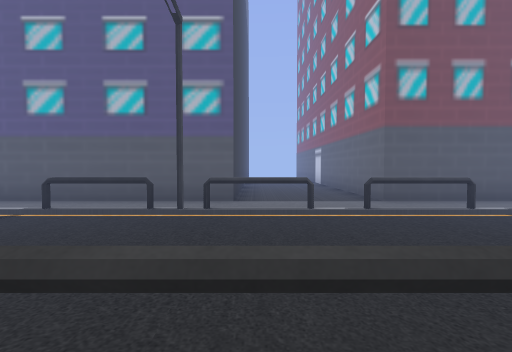
[1] (above)

23 first-person views from a walk through a Unity game level. The camera is 1.4 m above the floor, tilts 2° down and sees 85° across. The floor is counted in squares, 2 m on a side. Each view is taken from the middle of a square. On the plan, view 1 faces up. The plan holds only what a view shows up to about 9 squares ahead; the rest is blank. The place goes on beyond the plan. Some animated figures are left out. Some surface patterns are stand-ins.

[2]
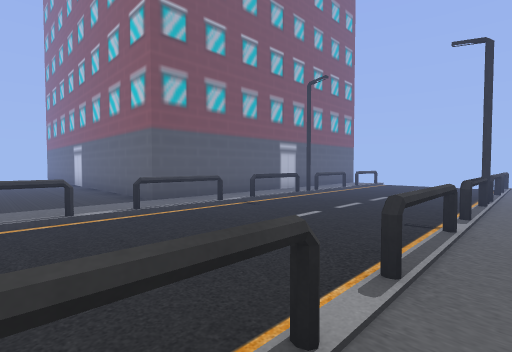

[3]
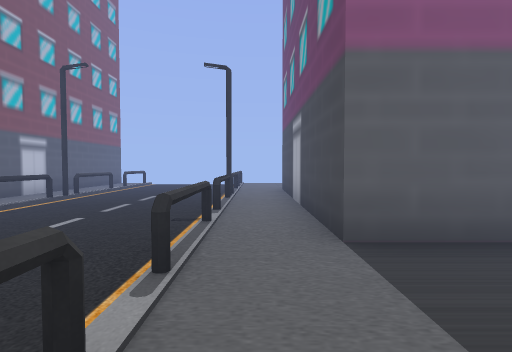

[4]
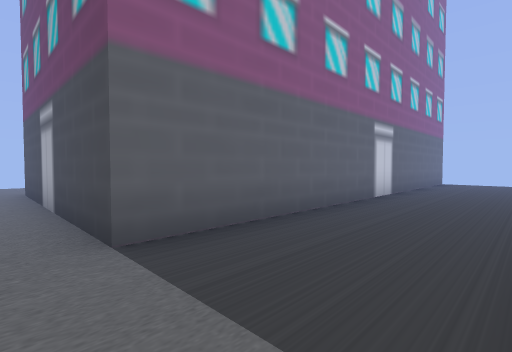

[5]
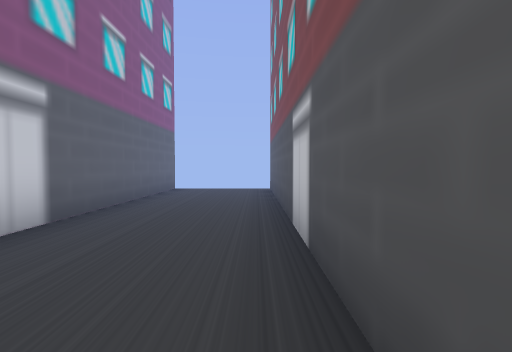

[6]
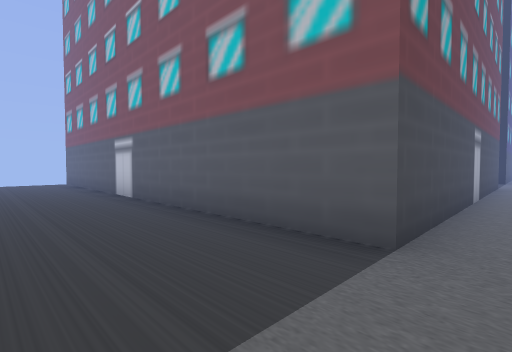

[7]
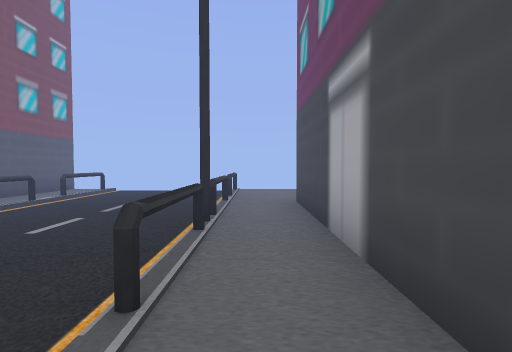

[8]
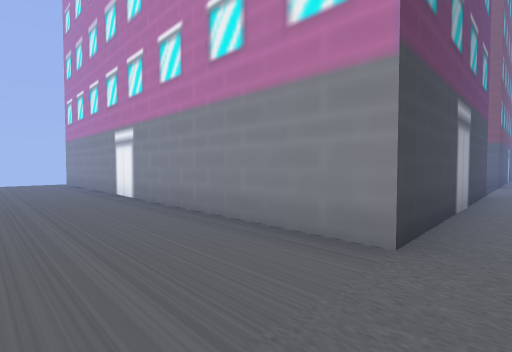

[9]
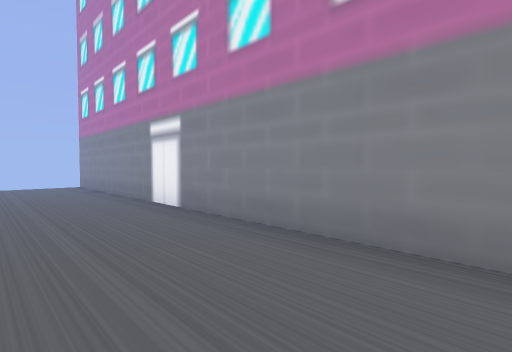

[10]
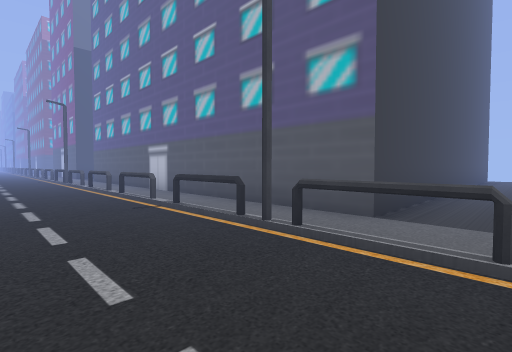

[11]
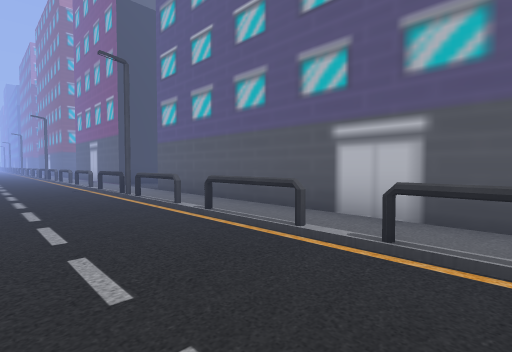

[12]
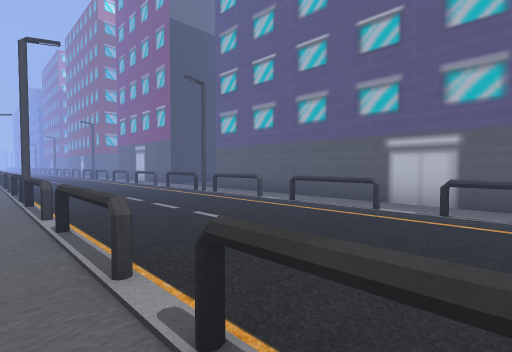

[13]
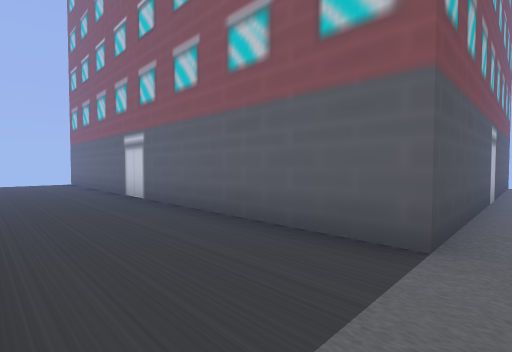

[14]
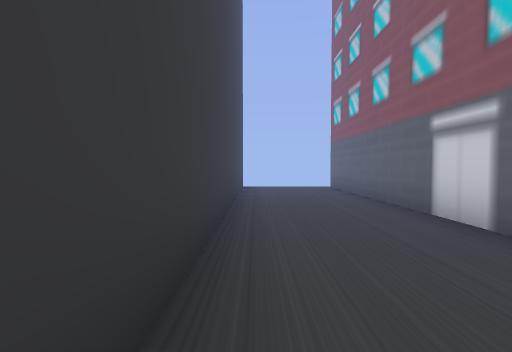

[15]
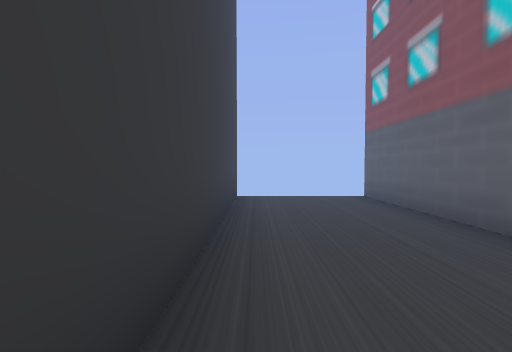

[16]
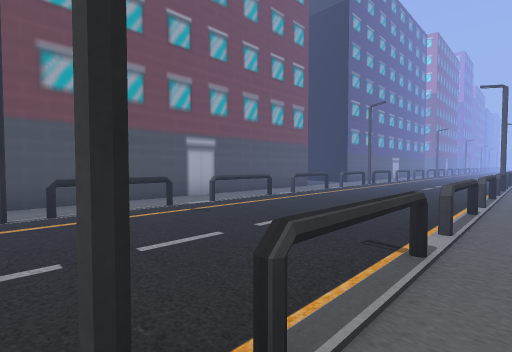

[17]
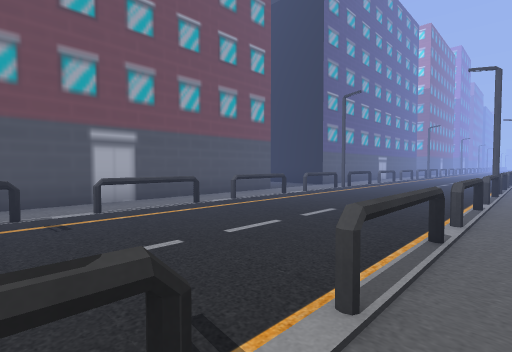

[18]
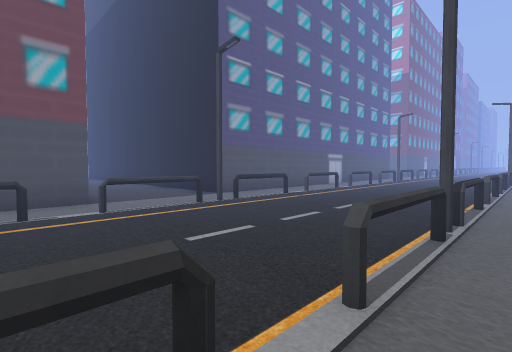

[19]
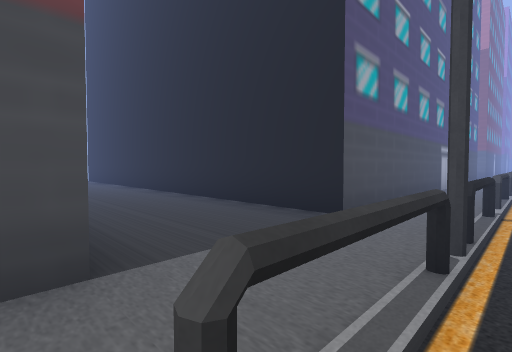

[20]
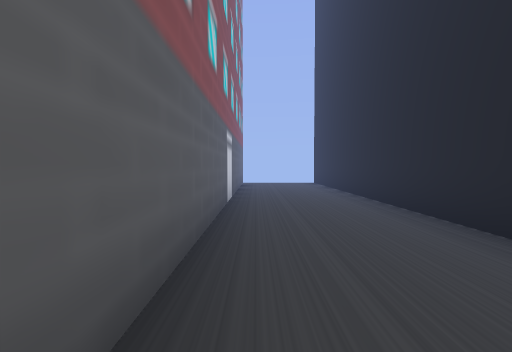

[21]
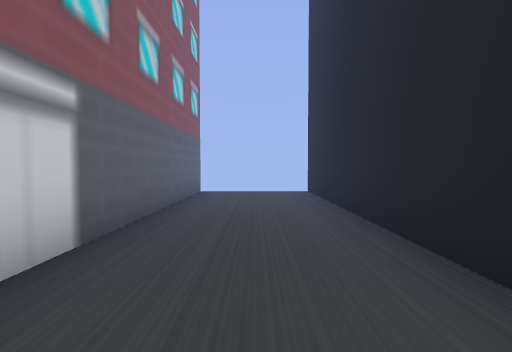

[22]
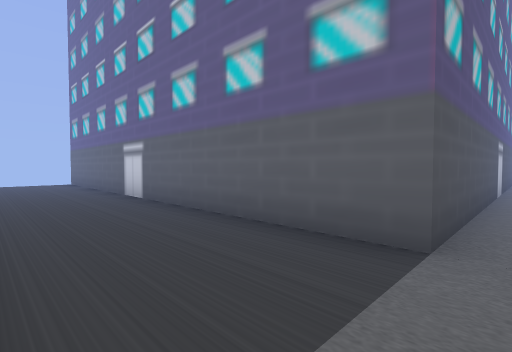

[23]
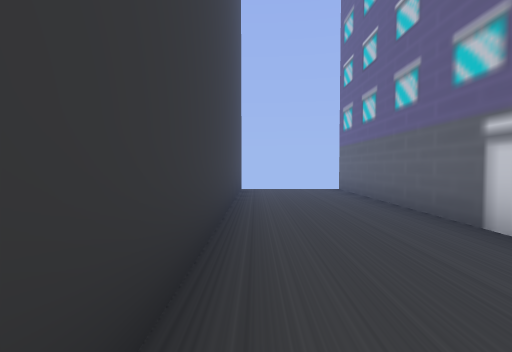

### Floor plan
Key: @ floor where view 1 was taken; # wall or solid block; . floor.
Columns run from 20 left of view 1 to 12 right of it. Each row starts with its distance up from view 1.
 18     #   #              #
 17     #...#          #...#
 16     #...#          #...#
 15     #...#          #...#
 14     #...#          #...#
 13     #...#          #...#
 12     #...#          #...#
 11     #...#          #...#
 10     #...#          #...#
  9      ...#          #...#
  8      ...#          #...#
  7      ...#          #...#
  6      ...############...##########
  5    .............................
  4 #.#..#.#..#.##.#.####..#.#..#.#.
  3    .............................
  2    ...........................
  1   #..#.#..#.##.#.####..#.#..#.#.
  0   ..................@...........
 -1  #######...#########...######...
 -2        #...#       #...#    #...
 -3        #...#       #...#    #...
 -4        #...#       #...#    #...
 -5        #...#       #...#    #...
 -6        #...#       #...#    #...
 -7        #...#       #...#    #...
 -8        #...#       #...#    #...
 -9        #...#       #...#    #...
-10        #...#       #...#    #...
-11        #...#       #...#    #...
-12        #...#       #...#    #..
-13        #   #           #

Positions as (right, up) in squares from view 1, and headings:
1: (0, 0), facing up
2: (0, 0), facing up-right
3: (0, 0), facing right
4: (0, 0), facing down-right
5: (0, -4), facing down
6: (2, 0), facing down-left
7: (3, 0), facing right
8: (11, 0), facing down-left
9: (11, -2), facing down-left
10: (1, 2), facing up-left
11: (-5, 2), facing up-left
12: (-5, 0), facing up-left
13: (0, 5), facing up-right
14: (0, 8), facing up
15: (0, 11), facing up
16: (-1, 5), facing down-left
17: (-3, 5), facing down-left
18: (-8, 5), facing down-left
19: (-9, 1), facing down-left
20: (-10, -1), facing down
21: (-11, -5), facing down
22: (-15, 5), facing up-right
23: (-15, 9), facing up
